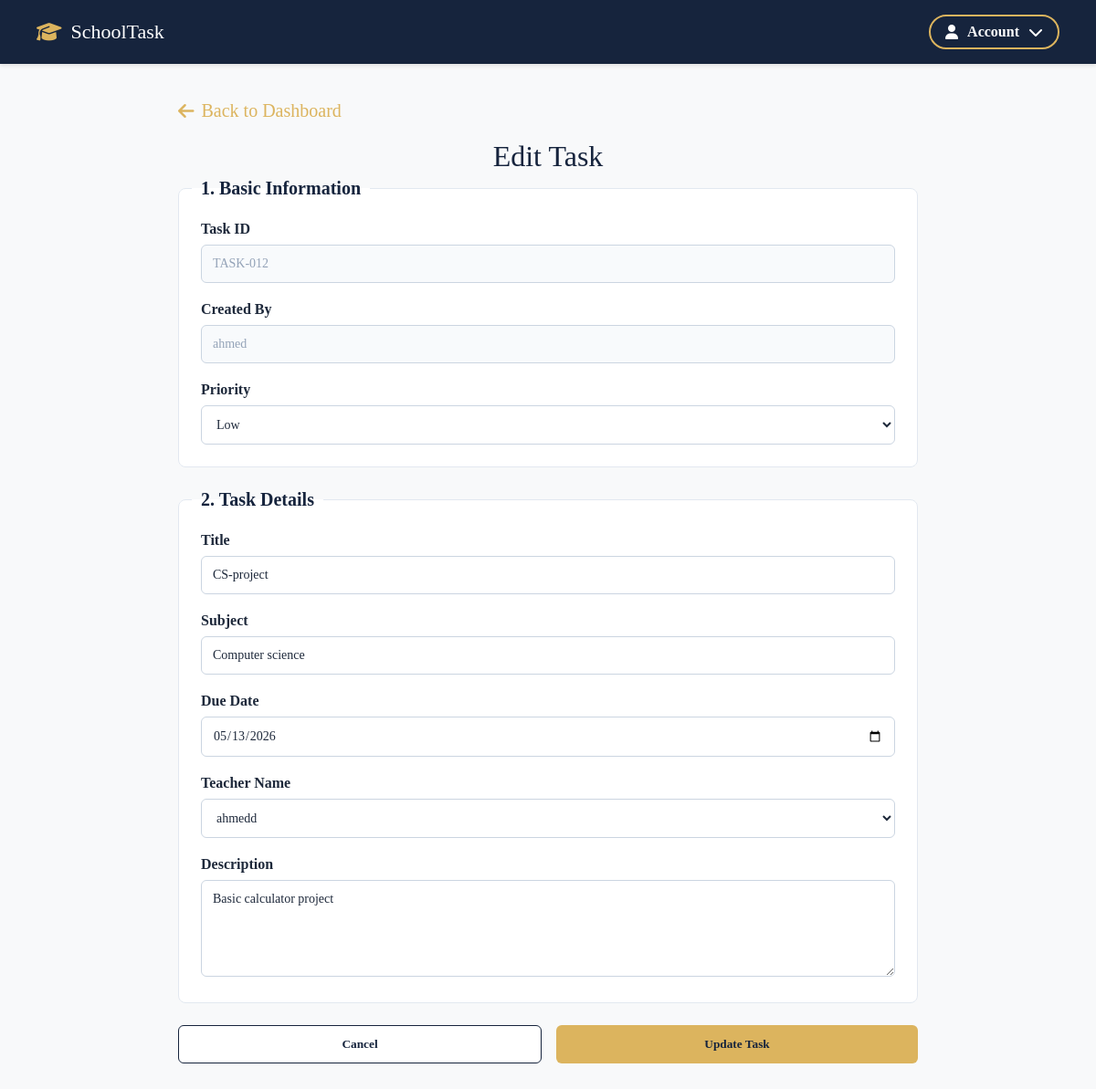
/admin-panel/tasks/edit/10/ (signed in), run on the app's committed database.
### school_admin/models.py (models this page shows, shortened)
class Task(models.Model):
    PRIORITY_CHOICES = [
        ('high', 'High'),
        ('medium', 'Medium'),
        ('low', 'Low'),
    ]
    task_id = models.CharField(max_length=20, unique=True, blank=True)
    title = models.CharField(max_length=100)
    subject = models.CharField(max_length=100)
    description = models.TextField()
    priority = models.CharField(max_length=10, choices=PRIORITY_CHOICES, default='medium')
    deadline = models.DateField()
    assigned_to = models.ForeignKey(User, on_delete=models.CASCADE, related_name='assigned_tasks')
    created_by = models.ForeignKey(User, on_delete=models.CASCADE, related_name='created_tasks')
    is_completed = models.BooleanField(default=False)
    created_at = models.DateTimeField(auto_now_add=True)

### school_admin/views.py (the view, shortened to what this page needs)
# urls.py: path('tasks/edit/<int:pk>/', views.edit_task, name='edit_task'),
@login_required
def edit_task(request, pk):
    if not is_admin(request.user):
        return redirect('login_page')
    task = get_object_or_404(Task, pk=pk)
    teachers = User.objects.filter(profile__is_admin=False)
    return render(request, 'admin/edit-task.html', {'task': task, 'teachers': teachers})

### school_admin/views.py (called while the page is built)
def is_admin(user):
    return user.is_authenticated and hasattr(user, 'profile') and user.profile.is_admin

### templates/admin/edit-task.html (shortened to what this page needs)
{% load static %}
<!doctype html>
<html lang="en">
  <head>
    <link rel="stylesheet" href="{% static 'css/global.css' %}" />
    <link rel="stylesheet" href="{% static 'css/add-and-edit-Task.css' %}" />
    <link
      rel="stylesheet"
      href="https://cdnjs.cloudflare.com/ajax/libs/font-awesome/6.5.1/css/all.min.css"
    />
  </head>
  <body>
    <main class="mainContainer">
      <a href="{% url 'admin_tasks' %}" class="backLink">
        <i class="fas fa-arrow-left"></i> Back to Dashboard
      </a>
      <h1 class="pageTitle">Edit Task</h1>
      <form method="POST" action="{% url 'edit_task' task.id %}" class="taskForm">
        <fieldset class="formSection">
          <legend>1. Basic Information</legend>
          <div class="inputGroup">
            <label for="taskId">Task ID</label>
            <input
              type="text"
              id="taskId"
              name="taskId"
              value="{{ task.task_id }}"
              readonly
            />
          </div>
          <div class="inputGroup">
            <label for="createdBy">Created By</label>
            <input
              type="text"
              id="createdBy"
              name="createdBy"
              value="{{ task.created_by.username }}"
              readonly
            />
          </div>
          <div class="inputGroup">
            <label for="priority">Priority</label>
            <select id="priority" name="taskPriority" required>
              <option value="low" {% if task.priority == 'low' %}selected{% endif %}>Low</option>
            </select>
          </div>
        </fieldset>
        <fieldset class="formSection">
          <legend>2. Task Details</legend>
          <div class="inputGroup">
            <label for="title">Title</label>
            <input
              type="text"
              id="title"
              name="taskTitle"
              value="{{ task.title }}"
              required
            />
          </div>
          <div class="inputGroup">
            <label for="subject">Subject</label>
            <input
              type="text"
              id="subject"
              name="subject"
              value="{{ task.subject }}"
              required
            />
          </div>
          <div class="inputGroup">
            <label for="deadline">Due Date</label>
            <input type="date" id="deadline" name="deadlineDate" value="{{ task.deadline|date:'Y-m-d' }}" required />
          </div>
          <div class="inputGroup">
            <label for="teacher">Teacher Name</label>
            <select id="teacher" name="teacherName" required>
              {% for teacher in teachers %}
                <option value="{{ teacher.id }}" {% if task.assigned_to.id == teacher.id %}selected{% endif %}>
                  {{ teacher.username }}
                </option>
              {% endfor %}
            </select>
          </div>
          <div class="inputGroup">
            <label for="desc">Description</label>
            <textarea
              id="desc"
              name="taskDescription"
              rows="5"
              required
            >{{ task.description }}</textarea>
          </div>
        </fieldset>
        <div class="buttonGroup">
          <button type="button" class="btnCancel" onclick="window.history.back()">
            Cancel
          </button>
          <button type="submit" class="btnSubmit">Update Task</button>
        </div>
      </form>
    </main>
  </body>
</html>

### static/css/global.css (style rules this page uses)
:root { --primary-blue: #16243d; --accent-gold: #dcb45e; --bg-color: #f8f9fa; --white: #ffffff; --text-dark: #1e293b; --text-gray: #64748b; --border-color: #e2e8f0; --priority-high: #ef4444; --priority-medium: #f59e0b; --priority-low: #22c55e; --status-pending: #94a3b8; --status-progress: #f59e0b; --status-completed: #22c55e; }
* { box-sizing: border-box; margin: 0; padding: 0; font-family: Georgia, "Times New Roman", Times, serif; }
body { font-family: Georgia, "Times New Roman", Times, serif; background-color: var(--bg-color); color: var(--text-dark); }
.pageTitle { font-family: Georgia, "Times New Roman", Times, serif; font-size: 32px; color: var(--primary-blue); margin-bottom: 5px; font-weight: normal; }

### static/css/add-and-edit-Task.css (style rules this page uses)
.mainContainer { display: flex; flex-direction: column; align-items: center; max-width: 850px; margin: 40px auto; padding: 0 20px; width: 100%; box-sizing: border-box; }
.taskForm { width: 100%; }
.backLink { color: var(--accent-gold); text-decoration: none; font-size: 20px; display: flex; align-items: center; gap: 8px; margin-bottom: 20px; justify-content: flex-start; width: 100%; }
.formSection { background-color: #ffffff; border: 1px solid var(--border-color); border-radius: 8px; padding: 24px; margin-bottom: 24px; }
.formSection legend { color: var(--primary-blue); font-size: 20px; font-weight: bold; padding: 0 10px; margin-left: -10px; }
.inputGroup { margin-bottom: 20px; }
.inputGroup:last-child { margin-bottom: 0; }
label { display: block; font-size: 16px; color: var(--text-dark); margin-bottom: 8px; font-weight: 600; }
input, select, textarea { width: 100%; padding: 12px; border: 1px solid #cbd5e1; border-radius: 6px; box-sizing: border-box; font-family: inherit; font-size: 14px; color: var(--text-dark); background-color: #ffffff; transition: border-color 0.2s ease-in-out; }
.buttonGroup { display: flex; gap: 16px; }
.btnCancel { background-color: #ffffff; border: 1px solid var(--primary-blue); color: var(--primary-blue); flex: 1; padding: 12px; font-weight: 600; border-radius: 6px; cursor: pointer; }
.btnSubmit { background-color: var(--accent-gold); border: none; color: var(--primary-blue); flex: 1; padding: 12px; font-weight: 600; border-radius: 6px; cursor: pointer; }
input[readonly] { background-color: #f8fafc; color: #94a3b8; cursor: not-allowed; }

### data on the page
Task: taskId "TASK-012", createdBy "ahmed", taskPriority "Low", taskTitle "CS-project", subject "Computer science", deadlineDate "05/13/2026", teacherName "ahmedd", taskDescription "Basic calculator project"
